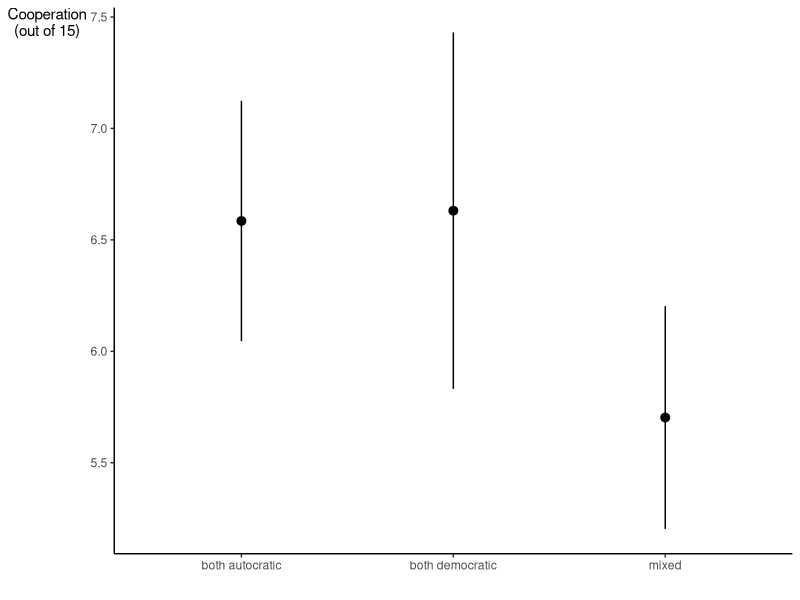

Here is the R script that generated this plot:
library("dplyr")
library("ggplot2")

## Based on Table 1, Model 1 in Leeds (1999)
res <- data_frame(
    type = c("both democratic", "both autocratic", "mixed"),
    coef = c(3.108, 3.062, 2.180) + 3.523,
    se = c(0.408, 0.275, 0.255)
    )

res <- mutate(res,
              lo = coef - 1.96 * se,
              hi = coef + 1.96 * se)

## Plot
pdf(file = "leeds-results.pdf",
    width = 5.5,
    height = 4)
print(
    ggplot(res, aes(x = type, y = coef, ymin = lo, ymax = hi))
    + geom_pointrange()
    + xlab("")
    + ylab("Cooperation\n(out of 15)")
    + theme_classic()
    + theme(axis.title.y = element_text(angle = 0),
            panel.background = element_blank(),
            plot.background = element_blank())
    )
dev.off()
